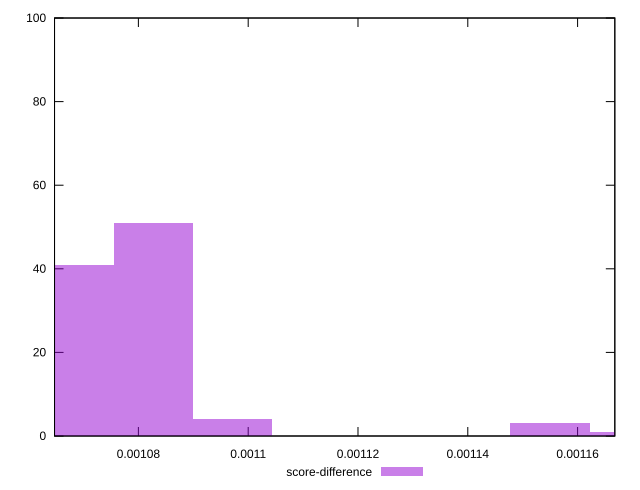

This chart was generated by the following gnuplot code:
reset

$scoreDifference <<EOF
0.0010827670549718555 51
0.001097203949038147 4
0.0010683301609055642 41
0.0011549515253033125 3
0.001169388419369604 1
EOF

set key outside below
set boxwidth 0.000014436894066291408
set xrange [0.001064726336642341:0.0011667804701174234]
set yrange [0:100]
set trange [0:100]
set style fill transparent solid 0.5 noborder
set terminal svg size 640, 490 enhanced background rgb 'white'
set output "report_00008_2021-01-22T20:58:29.167/interactive/samples/pages+cached+noexternal+nojs/score-difference/histogram.svg"

plot $scoreDifference title "score-difference" with boxes

reset
